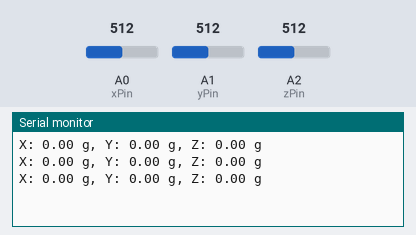
The sketch below on a simulated Arduino Uno, built with avr-gcc and run on an emulated ATmega328P. Parts: the last lines printed to the serial monitor. The inputs (shaded band) are chosen by the test bench; at power-on: A0 (xPin) = 512, A1 (yPin) = 512, A2 (zPin) = 512.

Above: at 1.3 s.
1.4 s: A0 (xPin) set to 716
At 1.9 s:
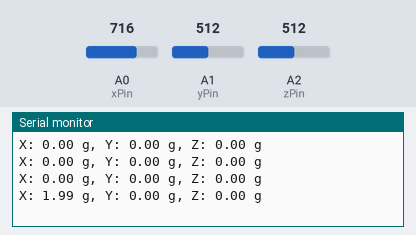
2.9 s: A1 (yPin) set to 716
At 3.4 s:
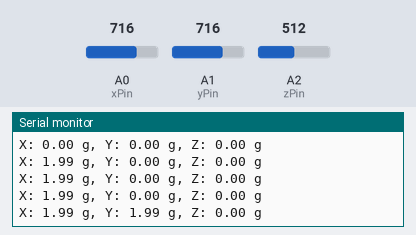
4.4 s: A2 (zPin) set to 716
At 4.9 s:
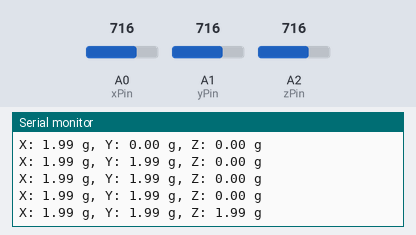
5.9 s: A0 (xPin) set to 900
At 6.4 s:
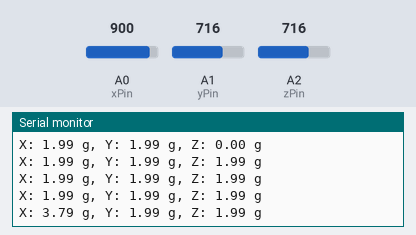
7.4 s: A1 (yPin) set to 900
At 7.9 s:
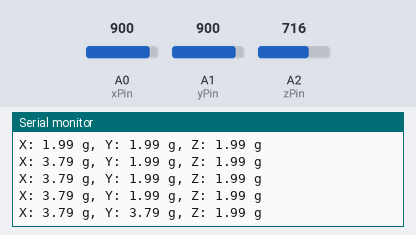
8.9 s: A2 (zPin) set to 900
At 9.4 s:
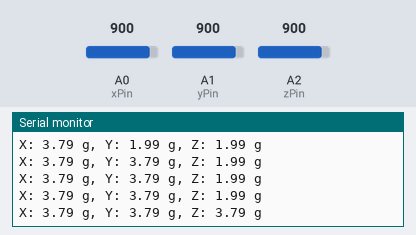
Timing chart, 0 to 11.4 s (numbered marks = the images above; inputs shaded):
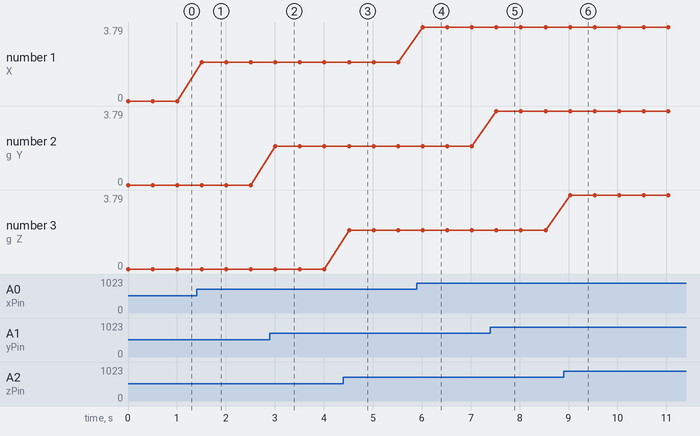

The sketch:

MILLIS_DELAYS.ino
```cpp
const int xPin = A0;  // X-axis connected to A0
const int yPin = A1;  // Y-axis connected to A1
const int zPin = A2;  // Z-axis connected to A2

// ADXL335 Characteristics
const float zeroG = 1.65; // Zero-g voltage (1.65V for 3.3V supply)
const float sensitivity = 0.330; // Sensitivity (330mV per g)
const float vRef = 3.3; // Reference voltage (3.3V)

void setup() {
  Serial.begin(9600); // Initialize Serial Monitor
}

void loop() {
  // Read ADC values (0-1023)
  int xRaw = analogRead(xPin);
  int yRaw = analogRead(yPin);
  int zRaw = analogRead(zPin);

  // Convert ADC value to voltage
  float xVoltage = (xRaw * vRef) / 1024.0;
  float yVoltage = (yRaw * vRef) / 1024.0;
  float zVoltage = (zRaw * vRef) / 1024.0;

  // Convert voltage to acceleration (g)
  float xG = (xVoltage - zeroG) / sensitivity;
  float yG = (yVoltage - zeroG) / sensitivity;
  float zG = (zVoltage - zeroG) / sensitivity;

  // Print values to Serial Monitor
  Serial.print("X: "); Serial.print(xG); Serial.print(" g, ");
  Serial.print("Y: "); Serial.print(yG); Serial.print(" g, ");
  Serial.print("Z: "); Serial.print(zG); Serial.println(" g");

  delay(500);
}
```

Measured:
- after the input at 1.4 s, the serial monitor: prints a new line after 0.11 s (image 1)
- after the input at 2.9 s, the serial monitor: prints a new line after 0.11 s (image 2)
- after the input at 4.4 s, the serial monitor: prints a new line after 0.12 s (image 3)
- after the input at 5.9 s, the serial monitor: prints a new line after 0.12 s (image 4)
- after the input at 7.4 s, the serial monitor: prints a new line after 0.13 s (image 5)
- after the input at 8.9 s, the serial monitor: prints a new line after 0.13 s (image 6)
- plotted number 1: 0 → 1.99 after the input at 1.4 s, 1.99 → 3.79 after the input at 5.9 s
